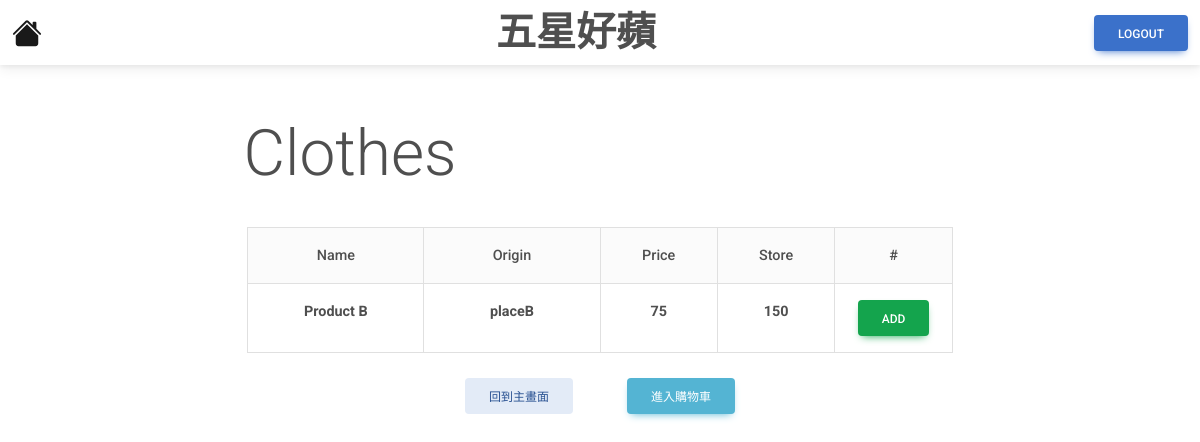
The page /product/clothes on the database as committed earlier.
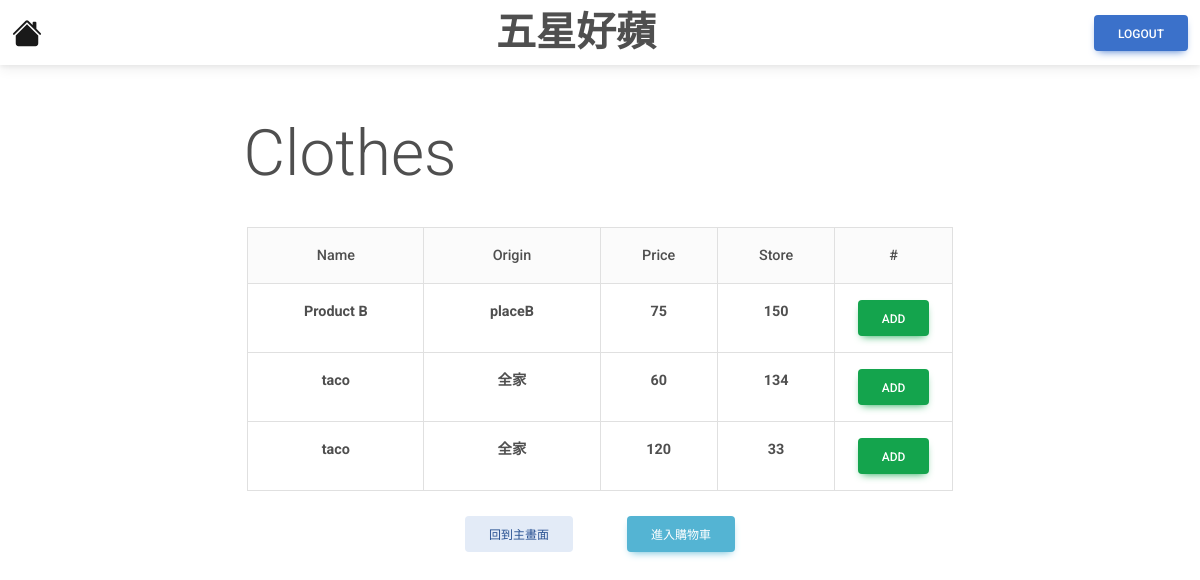
The same page on the database as committed later.
### tables this page shows
CREATE TABLE Product
(
product_id      INTEGER           PRIMARY KEY  AUTOINCREMENT,
seller_email    VARCHAR(255)      NOT NULL,
product_name    VARCHAR(255)      NOT NULL,
type_id         INTEGER           NOT NULL,
store           INTEGER           NOT NULL,
price           INTEGER           NOT NULL,
origin          VARCHAR(255)      NOT NULL,
FOREIGN KEY(type_id) REFERENCES Type(type_id)
FOREIGN KEY(seller_email) REFERENCES User(email)
);

### category.py (the view)
@app.route('/product/clothes')
def clothes():
    con = sqlite3.connect("database.db")
    con.row_factory = sqlite3.Row
    cur = con.cursor()
    cur.execute("SELECT product_id, * FROM Product WHERE type_id = 2")
    rows = cur.fetchall()
    con.close()
    return render_template("Clothes.html",rows=rows)

### templates/Clothes.html (shortened to what this page needs)
<!DOCTYPE html>
<html lang="en">
<head>
    <link href="https://cdnjs.cloudflare.com/ajax/libs/font-awesome/6.0.0/css/all.min.css" rel="stylesheet"/>
    <link href="https://cdnjs.cloudflare.com/ajax/libs/mdb-ui-kit/6.4.0/mdb.min.css" rel="stylesheet"/>
</head>
<body>
    <nav class="navbar bg-body-tertiary">
        <div class="container-fluid">
            <a class="navbar-brand" href="{{url_for('home')}}">
            </a>
            <h1 style="margin: auto;"><strong>五星好蘋</strong></h1>
            <a href="{{url_for('logout')}}" class="btn btn-primary">Logout</a>
        </div>
    </nav>
    <br><br><h1 style="margin-right: 500px; text-align: center;"
            class="display-3">Clothes</h1><br>
    <table class="table table-bordered text-center" style="width: auto; margin: auto;">
        <thead class="bg-light">
            <tr>
                <th>Name</th>
                <th>Origin</th>
                <th>Price</th>
                <th>Store</th>
                <th>#</th>
            </tr>
        </thead>
        <tbody>
            {% for row in rows %}
            <tr>
                <td class="col-3"><strong>{{ row["product_name"] }} </strong></td>
                <td class="col-3"><strong>{{ row["origin"] }} </strong></td>
                <td class="col-2"><strong>{{ row["price"] }} </strong></td>
                <td class="col-2"><strong>{{ row["store"] }} </strong></td>
                <td class="col-2">
                    <form action="/add" method="POST">
                            <button type="submit" class="btn btn-success"> Add </button>
                    </form>
                </td>
            </tr>
            {% endfor %}
        </tbody>
    </table>
    <br><p style="text-align: center">
        <a href="{{url_for('product')}}" class="btn btn-secondary" style="margin-right: 50px">回到主畫面</a>
        <a href="{{url_for('shoppingCart')}}" class="btn btn-info">進入購物車</a>
    </p>
</body>
</html>

Rows that differ between the two databases and show on the page:
added Product: product_name "taco", origin "全家", price "60", store "134"
added Product: product_name "taco", origin "全家", price "120", store "33"
